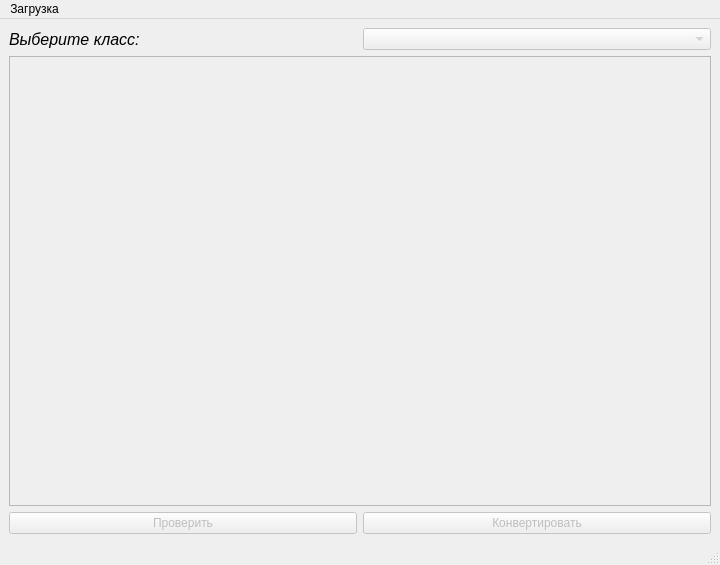
<?xml version="1.0" encoding="UTF-8"?>
<ui version="4.0">
 <class>MainWindow</class>
 <widget class="QMainWindow" name="MainWindow">
  <property name="geometry">
   <rect>
    <x>0</x>
    <y>0</y>
    <width>720</width>
    <height>565</height>
   </rect>
  </property>
  <property name="windowTitle">
   <string>Конвертер расписания</string>
  </property>
  <widget class="QWidget" name="centralwidget">
   <layout class="QVBoxLayout" name="verticalLayout">
    <item>
     <layout class="QHBoxLayout" name="horizontalLayout_top">
      <item>
       <widget class="QLabel" name="classlabel">
        <property name="font">
         <font>
          <pointsize>12</pointsize>
          <italic>true</italic>
         </font>
        </property>
        <property name="text">
         <string>Выберите класс:</string>
        </property>
       </widget>
      </item>
      <item>
       <widget class="QComboBox" name="classchoice">
        <property name="enabled">
         <bool>false</bool>
        </property>
       </widget>
      </item>
     </layout>
    </item>
    <item>
     <widget class="QScrollArea" name="scrollArea">
      <property name="widgetResizable">
       <bool>true</bool>
      </property>
      <widget class="QWidget" name="scrollAreaWidgetContents">
       <property name="geometry">
        <rect>
         <x>0</x>
         <y>0</y>
         <width>704</width>
         <height>410</height>
        </rect>
       </property>
       <layout class="QVBoxLayout" name="scrollbarLayout"/>
      </widget>
     </widget>
    </item>
    <item>
     <layout class="QHBoxLayout" name="horizontalLayout_bottom">
      <item>
       <widget class="QPushButton" name="checkButton">
        <property name="enabled">
         <bool>false</bool>
        </property>
        <property name="text">
         <string>Проверить</string>
        </property>
       </widget>
      </item>
      <item>
       <widget class="QPushButton" name="convertButton">
        <property name="enabled">
         <bool>false</bool>
        </property>
        <property name="text">
         <string>Конвертировать</string>
        </property>
       </widget>
      </item>
     </layout>
    </item>
   </layout>
  </widget>
  <widget class="QMenuBar" name="menuBar">
   <property name="geometry">
    <rect>
     <x>0</x>
     <y>0</y>
     <width>720</width>
     <height>31</height>
    </rect>
   </property>
   <widget class="QMenu" name="menu">
    <property name="title">
     <string>Загрузка</string>
    </property>
    <addaction name="actionHTML"/>
    <addaction name="action_NSXML"/>
    <addaction name="separator"/>
    <addaction name="load"/>
   </widget>
   <addaction name="menu"/>
  </widget>
  <widget class="QStatusBar" name="statusBar">
   <property name="sizeGripEnabled">
    <bool>true</bool>
   </property>
  </widget>
  <action name="actionHTML">
   <property name="text">
    <string>HTML (Хронограф)</string>
   </property>
  </action>
  <action name="action_NSXML">
   <property name="text">
    <string>NSXML (Сетевой город)</string>
   </property>
  </action>
  <action name="load">
   <property name="text">
    <string>Загрузить</string>
   </property>
  </action>
 </widget>
 <resources/>
 <connections/>
</ui>
